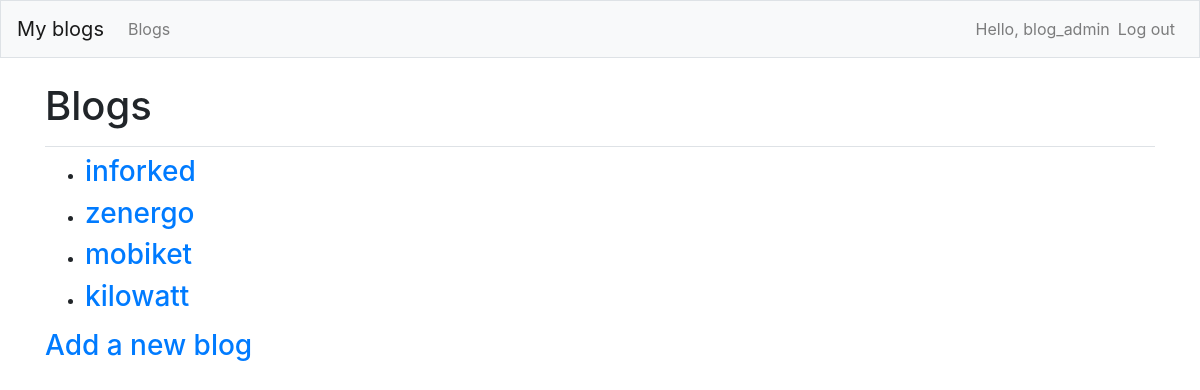
The app's page /blogs/ (signed in), older data.
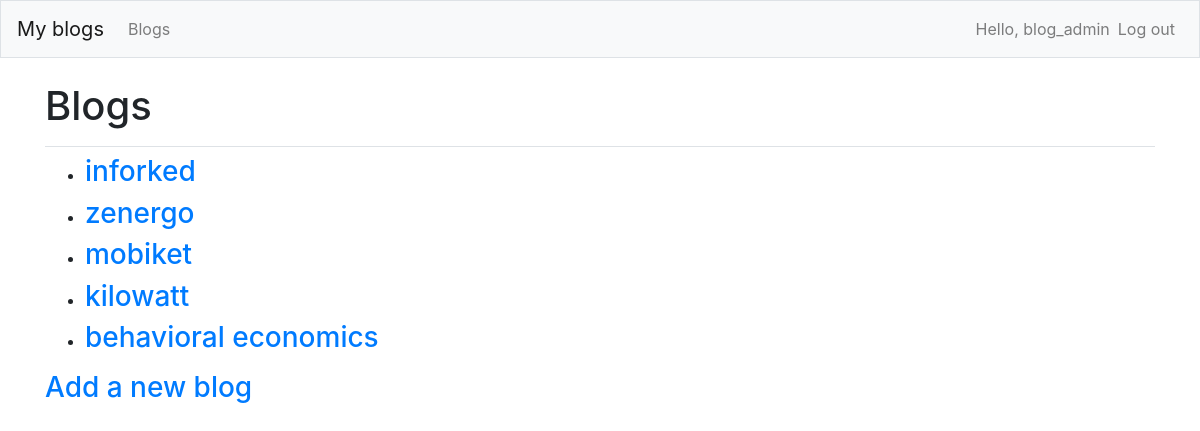
The same page, newer data.
### blogs/models.py (models this page shows)
class Blog(models.Model):
    title = models.CharField(max_length=200)
    date_added = models.DateTimeField(auto_now_add=True)
    owner = models.ForeignKey(User, on_delete=models.CASCADE)
    public = models.BooleanField(default=False)
    def __str__(self):
        return self.title

### blogs/views.py (the view)
# urls.py: path('blogs/', views.blogs, name='blogs'),
@login_required
def blogs(request):
    blogs = Blog.objects.filter(Q(owner=request.user) | Q(public=True)).order_by('date_added')
    context = {'blogs': blogs}
    return render(request, 'blogs/blogs.html', context)

### blogs/templates/blogs/blogs.html
{% extends 'blogs/base.html' %}
{% block page_header %}
    <h1>Blogs</h1>
{% endblock page_header %}
{% block content%}
    <ul>
        {% for blog in blogs %}
            <li><h3>
                <a href="{% url 'blogs:blog' blog.id %}">{{ blog }}</a>
            </h3></li>
        {% empty %}
            <li>No blogs have been written yet.</li>
        {% endfor %}
    </ul>
    <h3><a href="{% url 'blogs:new_blog' %}">Add a new blog</a></h3>
{% endblock content %}

Row changes from the older to the newer data that the page shows:
added Blog: title "behavioral economics"
